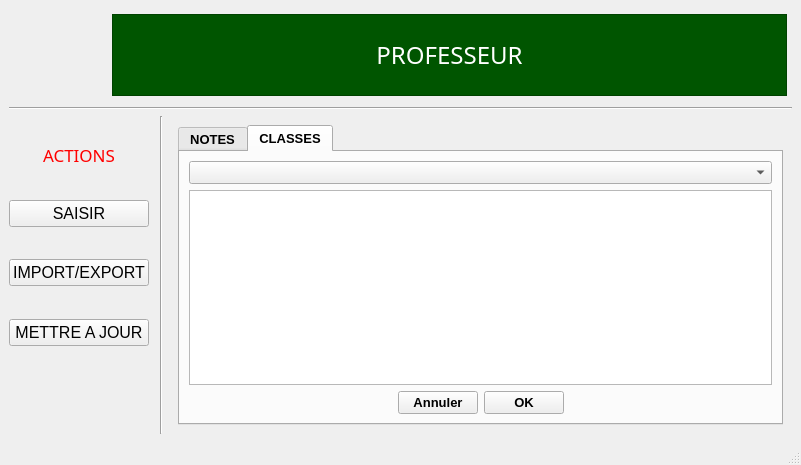
<?xml version="1.0" encoding="UTF-8"?>
<ui version="4.0">
 <class>MainWindow</class>
 <widget class="QMainWindow" name="MainWindow">
  <property name="geometry">
   <rect>
    <x>0</x>
    <y>0</y>
    <width>801</width>
    <height>465</height>
   </rect>
  </property>
  <property name="windowTitle">
   <string>GNOTE</string>
  </property>
  <property name="windowIcon">
   <iconset>
    <normaloff>resources/images/Logo_inp-hb-360x406.png</normaloff>resources/images/Logo_inp-hb-360x406.png</iconset>
  </property>
  <widget class="QWidget" name="centralwidget">
   <layout class="QHBoxLayout" name="horizontalLayout_3">
    <item>
     <layout class="QVBoxLayout" name="verticalLayout_2" stretch="1,0,1,10">
      <item>
       <layout class="QHBoxLayout" name="horizontalLayout" stretch="1,0,3">
        <property name="topMargin">
         <number>5</number>
        </property>
        <property name="rightMargin">
         <number>5</number>
        </property>
        <item>
         <widget class="QToolButton" name="toolButton">
          <property name="text">
           <string/>
          </property>
          <property name="icon">
           <iconset>
            <normaloff>resources/images/Logo_inp-hb-360x406.png</normaloff>resources/images/Logo_inp-hb-360x406.png</iconset>
          </property>
          <property name="iconSize">
           <size>
            <width>75</width>
            <height>75</height>
           </size>
          </property>
          <property name="autoRaise">
           <bool>true</bool>
          </property>
         </widget>
        </item>
        <item>
         <spacer name="horizontalSpacer">
          <property name="orientation">
           <enum>Qt::Horizontal</enum>
          </property>
          <property name="sizeHint" stdset="0">
           <size>
            <width>14</width>
            <height>20</height>
           </size>
          </property>
         </spacer>
        </item>
        <item>
         <widget class="QLabel" name="label">
          <property name="font">
           <font>
            <family>Arial Rounded MT Bold</family>
            <pointsize>18</pointsize>
           </font>
          </property>
          <property name="styleSheet">
           <string notr="true">background-color: rgb(0, 85, 0);
color: rgb(255, 255, 255);</string>
          </property>
          <property name="frameShape">
           <enum>QFrame::StyledPanel</enum>
          </property>
          <property name="lineWidth">
           <number>5</number>
          </property>
          <property name="midLineWidth">
           <number>5</number>
          </property>
          <property name="text">
           <string>PROFESSEUR</string>
          </property>
          <property name="alignment">
           <set>Qt::AlignCenter</set>
          </property>
         </widget>
        </item>
       </layout>
      </item>
      <item>
       <spacer name="verticalSpacer_6">
        <property name="orientation">
         <enum>Qt::Vertical</enum>
        </property>
        <property name="sizeHint" stdset="0">
         <size>
          <width>20</width>
          <height>5</height>
         </size>
        </property>
       </spacer>
      </item>
      <item>
       <widget class="Line" name="line">
        <property name="orientation">
         <enum>Qt::Horizontal</enum>
        </property>
       </widget>
      </item>
      <item>
       <layout class="QHBoxLayout" name="horizontalLayout_2" stretch="2,0,0,4">
        <item>
         <layout class="QVBoxLayout" name="verticalLayout">
          <item>
           <spacer name="verticalSpacer_4">
            <property name="orientation">
             <enum>Qt::Vertical</enum>
            </property>
            <property name="sizeHint" stdset="0">
             <size>
              <width>20</width>
              <height>26</height>
             </size>
            </property>
           </spacer>
          </item>
          <item>
           <widget class="QLabel" name="label_2">
            <property name="font">
             <font>
              <family>Arial Rounded MT Bold</family>
              <pointsize>13</pointsize>
             </font>
            </property>
            <property name="styleSheet">
             <string notr="true">color: rgb(255, 0, 0);</string>
            </property>
            <property name="text">
             <string>ACTIONS</string>
            </property>
            <property name="alignment">
             <set>Qt::AlignCenter</set>
            </property>
           </widget>
          </item>
          <item>
           <spacer name="verticalSpacer_5">
            <property name="orientation">
             <enum>Qt::Vertical</enum>
            </property>
            <property name="sizeHint" stdset="0">
             <size>
              <width>20</width>
              <height>5</height>
             </size>
            </property>
           </spacer>
          </item>
          <item>
           <widget class="QPushButton" name="pushButton">
            <property name="font">
             <font>
              <pointsize>12</pointsize>
             </font>
            </property>
            <property name="text">
             <string>SAISIR</string>
            </property>
            <property name="icon">
             <iconset>
              <normaloff>resources/images/pencil.png</normaloff>resources/images/pencil.png</iconset>
            </property>
           </widget>
          </item>
          <item>
           <spacer name="verticalSpacer">
            <property name="orientation">
             <enum>Qt::Vertical</enum>
            </property>
            <property name="sizeHint" stdset="0">
             <size>
              <width>20</width>
              <height>20</height>
             </size>
            </property>
           </spacer>
          </item>
          <item>
           <widget class="QPushButton" name="pushButton_2">
            <property name="font">
             <font>
              <pointsize>12</pointsize>
             </font>
            </property>
            <property name="text">
             <string>IMPORT/EXPORT</string>
            </property>
            <property name="icon">
             <iconset>
              <normaloff>resources/images/icons8-tab-unselected-48.png</normaloff>resources/images/icons8-tab-unselected-48.png</iconset>
            </property>
           </widget>
          </item>
          <item>
           <spacer name="verticalSpacer_2">
            <property name="orientation">
             <enum>Qt::Vertical</enum>
            </property>
            <property name="sizeHint" stdset="0">
             <size>
              <width>20</width>
              <height>20</height>
             </size>
            </property>
           </spacer>
          </item>
          <item>
           <widget class="QPushButton" name="pushButton_3">
            <property name="font">
             <font>
              <pointsize>12</pointsize>
             </font>
            </property>
            <property name="text">
             <string>METTRE A JOUR</string>
            </property>
            <property name="icon">
             <iconset>
              <normaloff>resources/images/refresh.png</normaloff>resources/images/refresh.png</iconset>
            </property>
           </widget>
          </item>
          <item>
           <spacer name="verticalSpacer_3">
            <property name="orientation">
             <enum>Qt::Vertical</enum>
            </property>
            <property name="sizeHint" stdset="0">
             <size>
              <width>20</width>
              <height>34</height>
             </size>
            </property>
           </spacer>
          </item>
          <item>
           <widget class="QToolButton" name="toolButton_2">
            <property name="text">
             <string/>
            </property>
            <property name="icon">
             <iconset>
              <normaloff>resources/images/user (1).png</normaloff>resources/images/user (1).png</iconset>
            </property>
            <property name="iconSize">
             <size>
              <width>41</width>
              <height>41</height>
             </size>
            </property>
            <property name="autoRaise">
             <bool>true</bool>
            </property>
           </widget>
          </item>
         </layout>
        </item>
        <item>
         <spacer name="horizontalSpacer_3">
          <property name="orientation">
           <enum>Qt::Horizontal</enum>
          </property>
          <property name="sizeHint" stdset="0">
           <size>
            <width>5</width>
            <height>20</height>
           </size>
          </property>
         </spacer>
        </item>
        <item>
         <widget class="Line" name="line_2">
          <property name="orientation">
           <enum>Qt::Vertical</enum>
          </property>
         </widget>
        </item>
        <item>
         <widget class="QStackedWidget" name="stackedWidget">
          <property name="font">
           <font>
            <pointsize>10</pointsize>
            <weight>75</weight>
            <bold>true</bold>
           </font>
          </property>
          <property name="currentIndex">
           <number>0</number>
          </property>
          <widget class="QWidget" name="page">
           <layout class="QHBoxLayout" name="horizontalLayout_4">
            <item>
             <widget class="QTabWidget" name="tabWidgetSaisir">
              <property name="font">
               <font>
                <pointsize>10</pointsize>
                <weight>75</weight>
                <bold>true</bold>
               </font>
              </property>
              <property name="currentIndex">
               <number>1</number>
              </property>
              <property name="movable">
               <bool>true</bool>
              </property>
              <property name="tabBarAutoHide">
               <bool>true</bool>
              </property>
              <widget class="QWidget" name="tabNotes">
               <attribute name="icon">
                <iconset>
                 <normaloff>resources/images/icons8-education-64 (1).png</normaloff>resources/images/icons8-education-64 (1).png</iconset>
               </attribute>
               <attribute name="title">
                <string>NOTES</string>
               </attribute>
               <layout class="QHBoxLayout" name="horizontalLayout_8">
                <item>
                 <layout class="QVBoxLayout" name="verticalLayout_3">
                  <item>
                   <layout class="QHBoxLayout" name="horizontalLayout_18" stretch="1,0,3">
                    <item>
                     <widget class="QLabel" name="label_7">
                      <property name="text">
                       <string>Date</string>
                      </property>
                     </widget>
                    </item>
                    <item>
                     <spacer name="horizontalSpacer_15">
                      <property name="orientation">
                       <enum>Qt::Horizontal</enum>
                      </property>
                      <property name="sizeHint" stdset="0">
                       <size>
                        <width>54</width>
                        <height>20</height>
                       </size>
                      </property>
                     </spacer>
                    </item>
                    <item>
                     <widget class="QDateEdit" name="dateEdit">
                      <property name="dateTime">
                       <datetime>
                        <hour>0</hour>
                        <minute>0</minute>
                        <second>0</second>
                        <year>2022</year>
                        <month>6</month>
                        <day>16</day>
                       </datetime>
                      </property>
                      <property name="calendarPopup">
                       <bool>true</bool>
                      </property>
                      <property name="date">
                       <date>
                        <year>2022</year>
                        <month>6</month>
                        <day>16</day>
                       </date>
                      </property>
                     </widget>
                    </item>
                   </layout>
                  </item>
                  <item>
                   <layout class="QHBoxLayout" name="horizontalLayout_19" stretch="1,0,3">
                    <item>
                     <widget class="QLabel" name="label_8">
                      <property name="text">
                       <string>Coefficient</string>
                      </property>
                     </widget>
                    </item>
                    <item>
                     <spacer name="horizontalSpacer_16">
                      <property name="orientation">
                       <enum>Qt::Horizontal</enum>
                      </property>
                      <property name="sizeHint" stdset="0">
                       <size>
                        <width>54</width>
                        <height>20</height>
                       </size>
                      </property>
                     </spacer>
                    </item>
                    <item>
                     <widget class="QLineEdit" name="lineEdit"/>
                    </item>
                   </layout>
                  </item>
                  <item>
                   <layout class="QHBoxLayout" name="horizontalLayout_21" stretch="0,0,0,1,0,2">
                    <item>
                     <widget class="QLabel" name="label_9">
                      <property name="text">
                       <string>Numero De Note</string>
                      </property>
                     </widget>
                    </item>
                    <item>
                     <widget class="QLineEdit" name="lineEdit_5"/>
                    </item>
                    <item>
                     <spacer name="horizontalSpacer_17">
                      <property name="orientation">
                       <enum>Qt::Horizontal</enum>
                      </property>
                      <property name="sizeHint" stdset="0">
                       <size>
                        <width>7</width>
                        <height>20</height>
                       </size>
                      </property>
                     </spacer>
                    </item>
                    <item>
                     <widget class="QLabel" name="label_10">
                      <property name="text">
                       <string>Matiere</string>
                      </property>
                     </widget>
                    </item>
                    <item>
                     <spacer name="horizontalSpacer_18">
                      <property name="orientation">
                       <enum>Qt::Horizontal</enum>
                      </property>
                      <property name="sizeHint" stdset="0">
                       <size>
                        <width>10</width>
                        <height>20</height>
                       </size>
                      </property>
                     </spacer>
                    </item>
                    <item>
                     <widget class="QComboBox" name="comboBox"/>
                    </item>
                   </layout>
                  </item>
                  <item>
                   <layout class="QHBoxLayout" name="horizontalLayout_23">
                    <item>
                     <widget class="QLabel" name="label_11">
                      <property name="text">
                       <string>Matricule Etudiant</string>
                      </property>
                     </widget>
                    </item>
                    <item>
                     <widget class="QLineEdit" name="lineEdit_3"/>
                    </item>
                    <item>
                     <widget class="QLabel" name="label_12">
                      <property name="text">
                       <string>Note/20</string>
                      </property>
                     </widget>
                    </item>
                    <item>
                     <widget class="QLineEdit" name="lineEdit_2"/>
                    </item>
                   </layout>
                  </item>
                  <item>
                   <layout class="QHBoxLayout" name="horizontalLayout_24">
                    <item>
                     <widget class="QLabel" name="label_13">
                      <property name="text">
                       <string>Matricule Prof</string>
                      </property>
                     </widget>
                    </item>
                    <item>
                     <widget class="QLineEdit" name="lineEdit_4"/>
                    </item>
                   </layout>
                  </item>
                  <item>
                   <layout class="QHBoxLayout" name="horizontalLayout_7">
                    <item>
                     <spacer name="horizontalSpacer_11">
                      <property name="orientation">
                       <enum>Qt::Horizontal</enum>
                      </property>
                      <property name="sizeHint" stdset="0">
                       <size>
                        <width>40</width>
                        <height>20</height>
                       </size>
                      </property>
                     </spacer>
                    </item>
                    <item>
                     <widget class="QPushButton" name="pushButton_5">
                      <property name="text">
                       <string>Annuler</string>
                      </property>
                      <property name="icon">
                       <iconset>
                        <normaloff>resources/images/icons8-clear-symbol-48.png</normaloff>resources/images/icons8-clear-symbol-48.png</iconset>
                      </property>
                     </widget>
                    </item>
                    <item>
                     <widget class="QPushButton" name="pushButton_8">
                      <property name="text">
                       <string>Sauvegarder</string>
                      </property>
                      <property name="icon">
                       <iconset>
                        <normaloff>resources/images/disk.png</normaloff>resources/images/disk.png</iconset>
                      </property>
                     </widget>
                    </item>
                    <item>
                     <spacer name="horizontalSpacer_12">
                      <property name="orientation">
                       <enum>Qt::Horizontal</enum>
                      </property>
                      <property name="sizeHint" stdset="0">
                       <size>
                        <width>40</width>
                        <height>20</height>
                       </size>
                      </property>
                     </spacer>
                    </item>
                   </layout>
                  </item>
                  <item>
                   <widget class="QLabel" name="comfirmation3">
                    <property name="styleSheet">
                     <string notr="true">color: rgb(255, 0, 0);</string>
                    </property>
                    <property name="text">
                     <string/>
                    </property>
                    <property name="alignment">
                     <set>Qt::AlignCenter</set>
                    </property>
                   </widget>
                  </item>
                 </layout>
                </item>
               </layout>
              </widget>
              <widget class="QWidget" name="tabClasses">
               <attribute name="icon">
                <iconset>
                 <normaloff>resources/images/icons8-data-provider-24.png</normaloff>resources/images/icons8-data-provider-24.png</iconset>
               </attribute>
               <attribute name="title">
                <string>CLASSES</string>
               </attribute>
               <layout class="QHBoxLayout" name="horizontalLayout_10">
                <item>
                 <layout class="QVBoxLayout" name="verticalLayout_4">
                  <item>
                   <widget class="QComboBox" name="comboBox_3"/>
                  </item>
                  <item>
                   <widget class="QTableWidget" name="tableWidget_5">
                    <property name="rowCount">
                     <number>0</number>
                    </property>
                   </widget>
                  </item>
                  <item>
                   <layout class="QHBoxLayout" name="horizontalLayout_9">
                    <item>
                     <spacer name="horizontalSpacer_13">
                      <property name="orientation">
                       <enum>Qt::Horizontal</enum>
                      </property>
                      <property name="sizeHint" stdset="0">
                       <size>
                        <width>40</width>
                        <height>20</height>
                       </size>
                      </property>
                     </spacer>
                    </item>
                    <item>
                     <widget class="QPushButton" name="pushButton_7">
                      <property name="text">
                       <string>Annuler</string>
                      </property>
                      <property name="icon">
                       <iconset>
                        <normaloff>resources/images/icons8-clear-symbol-48.png</normaloff>resources/images/icons8-clear-symbol-48.png</iconset>
                      </property>
                     </widget>
                    </item>
                    <item>
                     <widget class="QPushButton" name="pushButton_6">
                      <property name="text">
                       <string>OK</string>
                      </property>
                      <property name="icon">
                       <iconset>
                        <normaloff>resources/images/icons8-check-64.png</normaloff>resources/images/icons8-check-64.png</iconset>
                      </property>
                     </widget>
                    </item>
                    <item>
                     <spacer name="horizontalSpacer_14">
                      <property name="orientation">
                       <enum>Qt::Horizontal</enum>
                      </property>
                      <property name="sizeHint" stdset="0">
                       <size>
                        <width>40</width>
                        <height>20</height>
                       </size>
                      </property>
                     </spacer>
                    </item>
                   </layout>
                  </item>
                 </layout>
                </item>
               </layout>
              </widget>
             </widget>
            </item>
           </layout>
          </widget>
          <widget class="QWidget" name="page_2">
           <layout class="QHBoxLayout" name="horizontalLayout_5">
            <item>
             <widget class="QTabWidget" name="tabWidgetImporExport">
              <property name="font">
               <font>
                <pointsize>10</pointsize>
                <weight>75</weight>
                <bold>true</bold>
               </font>
              </property>
              <property name="currentIndex">
               <number>0</number>
              </property>
              <property name="documentMode">
               <bool>false</bool>
              </property>
              <property name="tabsClosable">
               <bool>false</bool>
              </property>
              <property name="movable">
               <bool>true</bool>
              </property>
              <property name="tabBarAutoHide">
               <bool>true</bool>
              </property>
              <widget class="QWidget" name="tabImport">
               <attribute name="title">
                <string>IMPORT</string>
               </attribute>
               <layout class="QVBoxLayout" name="verticalLayout_5">
                <item>
                 <layout class="QHBoxLayout" name="horizontalLayout_11" stretch="2,0">
                  <item>
                   <widget class="QLabel" name="label_3">
                    <property name="frameShape">
                     <enum>QFrame::Box</enum>
                    </property>
                    <property name="frameShadow">
                     <enum>QFrame::Sunken</enum>
                    </property>
                    <property name="text">
                     <string/>
                    </property>
                    <property name="wordWrap">
                     <bool>true</bool>
                    </property>
                    <property name="textInteractionFlags">
                     <set>Qt::LinksAccessibleByMouse|Qt::TextEditable|Qt::TextEditorInteraction|Qt::TextSelectableByKeyboard|Qt::TextSelectableByMouse</set>
                    </property>
                   </widget>
                  </item>
                  <item>
                   <widget class="QPushButton" name="pushButton_16">
                    <property name="font">
                     <font>
                      <pointsize>10</pointsize>
                      <weight>75</weight>
                      <bold>true</bold>
                     </font>
                    </property>
                    <property name="text">
                     <string>Choisir Un Fichier</string>
                    </property>
                    <property name="icon">
                     <iconset>
                      <normaloff>resources/images/icons8-terms-and-conditions-48.png</normaloff>resources/images/icons8-terms-and-conditions-48.png</iconset>
                    </property>
                   </widget>
                  </item>
                 </layout>
                </item>
                <item>
                 <widget class="QTableWidget" name="tableWidget_2">
                  <property name="font">
                   <font>
                    <pointsize>8</pointsize>
                   </font>
                  </property>
                  <property name="alternatingRowColors">
                   <bool>true</bool>
                  </property>
                  <property name="rowCount">
                   <number>0</number>
                  </property>
                  <property name="columnCount">
                   <number>0</number>
                  </property>
                 </widget>
                </item>
                <item>
                 <layout class="QHBoxLayout" name="horizontalLayout_12">
                  <item>
                   <spacer name="horizontalSpacer_5">
                    <property name="orientation">
                     <enum>Qt::Horizontal</enum>
                    </property>
                    <property name="sizeHint" stdset="0">
                     <size>
                      <width>40</width>
                      <height>20</height>
                     </size>
                    </property>
                   </spacer>
                  </item>
                  <item>
                   <widget class="QPushButton" name="pushButton_10">
                    <property name="text">
                     <string>Annuler</string>
                    </property>
                    <property name="icon">
                     <iconset>
                      <normaloff>resources/images/icons8-clear-symbol-48.png</normaloff>resources/images/icons8-clear-symbol-48.png</iconset>
                    </property>
                   </widget>
                  </item>
                  <item>
                   <widget class="QPushButton" name="pushButton_9">
                    <property name="text">
                     <string>Sauvegarder</string>
                    </property>
                    <property name="icon">
                     <iconset>
                      <normaloff>resources/images/disk.png</normaloff>resources/images/disk.png</iconset>
                    </property>
                   </widget>
                  </item>
                  <item>
                   <spacer name="horizontalSpacer_6">
                    <property name="orientation">
                     <enum>Qt::Horizontal</enum>
                    </property>
                    <property name="sizeHint" stdset="0">
                     <size>
                      <width>40</width>
                      <height>20</height>
                     </size>
                    </property>
                   </spacer>
                  </item>
                 </layout>
                </item>
                <item>
                 <widget class="QLabel" name="label_4">
                  <property name="font">
                   <font>
                    <weight>50</weight>
                    <bold>false</bold>
                   </font>
                  </property>
                  <property name="styleSheet">
                   <string notr="true">color: rgb(255, 0, 0);</string>
                  </property>
                  <property name="text">
                   <string/>
                  </property>
                  <property name="alignment">
                   <set>Qt::AlignCenter</set>
                  </property>
                 </widget>
                </item>
               </layout>
              </widget>
              <widget class="QWidget" name="tabExport">
               <attribute name="title">
                <string>EXPORT</string>
               </attribute>
               <layout class="QVBoxLayout" name="verticalLayout_6">
                <item>
                 <layout class="QHBoxLayout" name="horizontalLayout_14" stretch="1,0">
                  <item>
                   <widget class="QLabel" name="label_5">
                    <property name="frameShape">
                     <enum>QFrame::Box</enum>
                    </property>
                    <property name="frameShadow">
                     <enum>QFrame::Sunken</enum>
                    </property>
                    <property name="midLineWidth">
                     <number>0</number>
                    </property>
                    <property name="text">
                     <string/>
                    </property>
                    <property name="textInteractionFlags">
                     <set>Qt::LinksAccessibleByMouse|Qt::TextSelectableByKeyboard|Qt::TextSelectableByMouse</set>
                    </property>
                   </widget>
                  </item>
                  <item>
                   <widget class="QPushButton" name="pushButton_19">
                    <property name="text">
                     <string>Emplacement</string>
                    </property>
                    <property name="icon">
                     <iconset>
                      <normaloff>resources/images/folder.png</normaloff>resources/images/folder.png</iconset>
                    </property>
                   </widget>
                  </item>
                 </layout>
                </item>
                <item>
                 <layout class="QHBoxLayout" name="horizontalLayout_22" stretch="0,1">
                  <item>
                   <widget class="QPushButton" name="pushButton_21">
                    <property name="text">
                     <string>Classe</string>
                    </property>
                    <property name="autoDefault">
                     <bool>false</bool>
                    </property>
                    <property name="flat">
                     <bool>true</bool>
                    </property>
                   </widget>
                  </item>
                  <item>
                   <widget class="QComboBox" name="comboBox_4"/>
                  </item>
                 </layout>
                </item>
                <item>
                 <layout class="QHBoxLayout" name="horizontalLayout_15">
                  <item>
                   <widget class="QTableWidget" name="tableWidget_4">
                    <property name="rowCount">
                     <number>5</number>
                    </property>
                    <row/>
                    <row/>
                    <row/>
                    <row/>
                    <row/>
                   </widget>
                  </item>
                 </layout>
                </item>
                <item>
                 <layout class="QHBoxLayout" name="horizontalLayout_13">
                  <item>
                   <spacer name="horizontalSpacer_7">
                    <property name="orientation">
                     <enum>Qt::Horizontal</enum>
                    </property>
                    <property name="sizeHint" stdset="0">
                     <size>
                      <width>40</width>
                      <height>20</height>
                     </size>
                    </property>
                   </spacer>
                  </item>
                  <item>
                   <widget class="QPushButton" name="pushButton_17">
                    <property name="text">
                     <string>Annuler</string>
                    </property>
                    <property name="icon">
                     <iconset>
                      <normaloff>resources/images/icons8-clear-symbol-48.png</normaloff>resources/images/icons8-clear-symbol-48.png</iconset>
                    </property>
                   </widget>
                  </item>
                  <item>
                   <widget class="QPushButton" name="pushButton_11">
                    <property name="text">
                     <string>Excel</string>
                    </property>
                    <property name="icon">
                     <iconset>
                      <normaloff>resources/images/icons8-microsoft-excel-50.png</normaloff>resources/images/icons8-microsoft-excel-50.png</iconset>
                    </property>
                   </widget>
                  </item>
                  <item>
                   <widget class="QPushButton" name="pushButton_18">
                    <property name="text">
                     <string>Pdf</string>
                    </property>
                    <property name="icon">
                     <iconset>
                      <normaloff>resources/images/icons8-pdf-30.png</normaloff>resources/images/icons8-pdf-30.png</iconset>
                    </property>
                   </widget>
                  </item>
                  <item>
                   <spacer name="horizontalSpacer_8">
                    <property name="orientation">
                     <enum>Qt::Horizontal</enum>
                    </property>
                    <property name="sizeHint" stdset="0">
                     <size>
                      <width>40</width>
                      <height>20</height>
                     </size>
                    </property>
                   </spacer>
                  </item>
                 </layout>
                </item>
                <item>
                 <widget class="QLabel" name="label_6">
                  <property name="font">
                   <font>
                    <pointsize>8</pointsize>
                    <weight>50</weight>
                    <bold>false</bold>
                   </font>
                  </property>
                  <property name="styleSheet">
                   <string notr="true">color: rgb(255, 0, 0);</string>
                  </property>
                  <property name="text">
                   <string/>
                  </property>
                  <property name="alignment">
                   <set>Qt::AlignCenter</set>
                  </property>
                 </widget>
                </item>
               </layout>
              </widget>
             </widget>
            </item>
           </layout>
          </widget>
          <widget class="QWidget" name="page_3">
           <layout class="QHBoxLayout" name="horizontalLayout_6">
            <item>
             <widget class="QTabWidget" name="tabWidget_2">
              <property name="font">
               <font>
                <pointsize>10</pointsize>
                <weight>75</weight>
                <bold>true</bold>
               </font>
              </property>
              <property name="currentIndex">
               <number>1</number>
              </property>
              <property name="movable">
               <bool>true</bool>
              </property>
              <property name="tabBarAutoHide">
               <bool>true</bool>
              </property>
              <widget class="QWidget" name="tabMiseAJour">
               <attribute name="icon">
                <iconset>
                 <normaloff>resources/images/refresh.png</normaloff>resources/images/refresh.png</iconset>
               </attribute>
               <attribute name="title">
                <string>MISE A JOUR NOTES</string>
               </attribute>
               <layout class="QVBoxLayout" name="verticalLayout_7">
                <item>
                 <widget class="QTableWidget" name="tableWidget"/>
                </item>
                <item>
                 <layout class="QHBoxLayout" name="horizontalLayout_17">
                  <item>
                   <spacer name="horizontalSpacer_2">
                    <property name="orientation">
                     <enum>Qt::Horizontal</enum>
                    </property>
                    <property name="sizeHint" stdset="0">
                     <size>
                      <width>40</width>
                      <height>20</height>
                     </size>
                    </property>
                   </spacer>
                  </item>
                  <item>
                   <widget class="QPushButton" name="pushButton_12">
                    <property name="text">
                     <string>Annuler</string>
                    </property>
                    <property name="icon">
                     <iconset>
                      <normaloff>resources/images/icons8-clear-symbol-48.png</normaloff>resources/images/icons8-clear-symbol-48.png</iconset>
                    </property>
                   </widget>
                  </item>
                  <item>
                   <widget class="QPushButton" name="pushButton_13">
                    <property name="text">
                     <string>OK</string>
                    </property>
                    <property name="icon">
                     <iconset>
                      <normaloff>resources/images/icons8-save-all-48.png</normaloff>resources/images/icons8-save-all-48.png</iconset>
                    </property>
                   </widget>
                  </item>
                  <item>
                   <spacer name="horizontalSpacer_4">
                    <property name="orientation">
                     <enum>Qt::Horizontal</enum>
                    </property>
                    <property name="sizeHint" stdset="0">
                     <size>
                      <width>40</width>
                      <height>20</height>
                     </size>
                    </property>
                   </spacer>
                  </item>
                 </layout>
                </item>
               </layout>
              </widget>
              <widget class="QWidget" name="tabAtures">
               <attribute name="icon">
                <iconset>
                 <normaloff>resources/images/menu-dots.png</normaloff>resources/images/menu-dots.png</iconset>
               </attribute>
               <attribute name="title">
                <string>AUTRES</string>
               </attribute>
               <layout class="QVBoxLayout" name="verticalLayout_8">
                <item>
                 <widget class="QTextBrowser" name="textBrowser_2"/>
                </item>
                <item>
                 <layout class="QHBoxLayout" name="horizontalLayout_16">
                  <item>
                   <spacer name="horizontalSpacer_9">
                    <property name="orientation">
                     <enum>Qt::Horizontal</enum>
                    </property>
                    <property name="sizeHint" stdset="0">
                     <size>
                      <width>40</width>
                      <height>20</height>
                     </size>
                    </property>
                   </spacer>
                  </item>
                  <item>
                   <widget class="QPushButton" name="pushButton_15">
                    <property name="text">
                     <string>OK</string>
                    </property>
                    <property name="icon">
                     <iconset>
                      <normaloff>resources/images/icons8-check-64.png</normaloff>resources/images/icons8-check-64.png</iconset>
                    </property>
                   </widget>
                  </item>
                  <item>
                   <spacer name="horizontalSpacer_10">
                    <property name="orientation">
                     <enum>Qt::Horizontal</enum>
                    </property>
                    <property name="sizeHint" stdset="0">
                     <size>
                      <width>40</width>
                      <height>20</height>
                     </size>
                    </property>
                   </spacer>
                  </item>
                 </layout>
                </item>
               </layout>
              </widget>
             </widget>
            </item>
           </layout>
          </widget>
         </widget>
        </item>
       </layout>
      </item>
     </layout>
    </item>
   </layout>
  </widget>
  <widget class="QMenuBar" name="menubar">
   <property name="geometry">
    <rect>
     <x>0</x>
     <y>0</y>
     <width>801</width>
     <height>21</height>
    </rect>
   </property>
  </widget>
  <widget class="QStatusBar" name="statusbar"/>
 </widget>
 <resources/>
 <connections/>
</ui>
